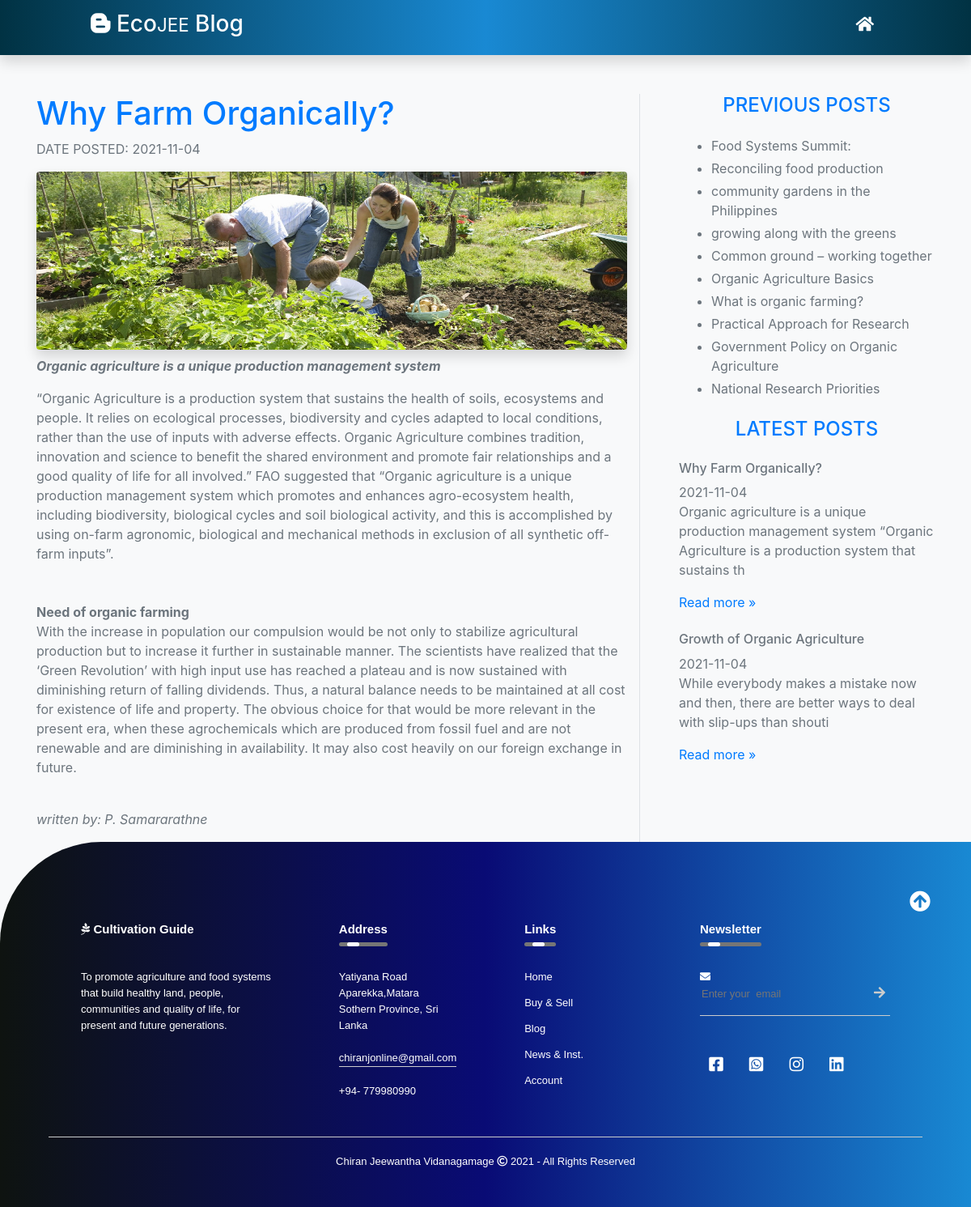
/blog/blog.php, run on the app's committed database.
### tables this page shows
CREATE TABLE `blog` (
  `blog_id` int(10) UNSIGNED NOT NULL,
  `blog_date` date NOT NULL,
  `blog_title` varchar(100) NOT NULL,
  `blog_short_title` varchar(40) NOT NULL,
  `blog_text` text NOT NULL,
  `created_on` date DEFAULT NULL,
  `created_by` smallint(6) DEFAULT NULL,
  `modified_on` date DEFAULT NULL,
  `modified_by` smallint(6) DEFAULT NULL,
  `deleted_on` date DEFAULT NULL,
  `deleted_by` smallint(6) DEFAULT NULL,
  `deleted` tinyint(4) NOT NULL DEFAULT 0,
  `blog_img` varchar(50) NOT NULL
);

### blog/blog.php (the view, shortened to what this page needs)
<!doctype html>
<html lang="en">
<head>
    <link rel="stylesheet" href="https://cdnjs.cloudflare.com/ajax/libs/font-awesome/5.8.2/css/all.css" />
    <link rel="stylesheet" href="https://stackpath.bootstrapcdn.com/bootstrap/4.3.1/css/bootstrap.min.css">
    <link rel="stylesheet" href="blogFooter.css">
</head>
<body class="bg-light">
<header id="header">
    <nav class="navbar navbar-expand-lg navbar-dark shadow" style="background:linear-gradient(to right, #013243, #1989d3,#013243)">
        <a href="blog.php" class="navbar-brand">
            <h3 class="px-5 ml-5">
                <i class="fab fa-blogger-b"></i> Eco<small>JEE</small> Blog
            </h3>
        </a>
        <div class="collapse navbar-collapse" id="navbarNavAltMarkup">
            <div class="navbar-nav mr-5">
                <a href="http://localhost/organic/account.php?Well" class="nav-item nav-link active mr-5">
                    <h5 class="cart"><i class="fas fa-home"></i></h5>
                </a>
            </div>
        </div>
    </nav>
</header>
<?php
	$connection = mysqli_connect('localhost', 'root', '', 'final_project');
	if ( isset($_GET['blog_id']) ) {
		$blog_id = mysqli_real_escape_string($connection, $_GET['blog_id']);
		$query   = "SELECT * FROM blog WHERE blog_id = {$blog_id} LIMIT 1";
	} else {
		$query   = "SELECT * FROM blog ORDER BY blog_id DESC LIMIT 1";
	}
	$result_set = mysqli_query($connection, $query);
	if ( $result_set ) {
		if ( mysqli_num_rows($result_set) == 1 ) {
			$blog_post = mysqli_fetch_assoc($result_set);
			$blog_title = stripslashes($blog_post['blog_title']);
			$blog_date = stripslashes($blog_post['blog_date']);
			$blog_text = stripslashes($blog_post['blog_text']);
            $blog_img = $blog_post['blog_img'];
		} else {
			header('Location: /organic/?error=blog-not-found');
		}
	} else {
		echo $query; die();
		header('Location: blog.php?error=database-query-failed');
	}
	$query  = "SELECT blog_id, blog_short_title FROM blog ORDER BY blog_id LIMIT 10";
	$result_set = mysqli_query($connection, $query);
	$blog_nav = '<ul>';
	if ( $result_set ) {
		if ( mysqli_num_rows($result_set) > 0 ) {
			while ( $result = mysqli_fetch_assoc($result_set) ) {
				$blog_nav .= '<li class="mt-1"><a class="text-secondary" href="/organic/blog/blog.php?blog_id=' . $result['blog_id'] . '">' . $result['blog_short_title'] . '</a></li>';
			}
		} else {
		}
	} else {
	}
	$blog_nav .= '</ul>';
?>
<div class="container">
    <div class="row mt-5">
        <div class="col-8">
            <h1 class="text-primary"><?php echo $blog_title; ?></h1>
            <p class=" text-secondary">DATE POSTED: <?php echo $blog_date; ?></p>
            <img style="height: 220px;" class="w-100 rounded float-center shadow mb-2" src="<?php echo $blog_img?>">
            <div class="text-secondary"><?php echo $blog_text; ?></div>
        </div>
        <div class="col-4 pl-5 border-left">
            <h4 class="text-center text-primary">PREVIOUS POSTS</h4>
            <div class="mt-4 text-secondary"><?php echo stripslashes($blog_nav); ?></div>
            <div class="mt-4">
            <h4 class="text-center text-primary mb-4">LATEST POSTS</h4>
            <?php
                $query = "SELECT * FROM blog ORDER BY blog_id DESC LIMIT 2";
                $result_set = mysqli_query($connection, $query);
                $latest_posts = '';
                if ( $result_set ) {
                    while ( $result = mysqli_fetch_assoc($result_set) ) {
                        $blog_id    = $result['blog_id'];
                        $blog_title = $result['blog_short_title'];
                        $blog_date  = $result['blog_date'];
                        $blog_text  = strip_tags(substr($result['blog_text'], 0, 150)) ;
                        $latest_posts .= '<div class="mb-4 text-secondary">';
                        $latest_posts .= '<h6>' . $blog_title . '</h6>';
                        $latest_posts .= '<div class="text-secondary">';
                        $latest_posts .= $blog_date;
                        $latest_posts .= '</div> ';
                        $latest_posts .= '<p>' . $blog_text . '</p>';
                        $latest_posts .= '<a href="/organic/blog/blog.php?blog_id=' . $blog_id . '" class="readmore">Read more &raquo;</a>';
                        $latest_posts .= '</div> ';
                    }
                }
                echo $latest_posts;
            ?>
            </div>
        </div>
    </div>
</div>
<section class="foot">
        <footer>
        <div class="move-up">
                <span><a href="#"><i style="color: white;" class="fas fa-arrow-circle-up fa-2x"></i></a></span>
            </div>
            <div class="rowf">
                <div class="colf">
                    <h3 class="logof"><i class="fab fa-pagelines" aria-hidden="true"></i><b> Cultivation Guide</b></h3>
                    <p class="pf">To promote agriculture and food systems that build healthy land, people, communities and quality of life, for present and future generations.</p>
                </div>
                <div class="colf">
                    <h3 class="h3f"><b>Address </b><div class="underlinef"><span class="spanf"></span></div></h3>
                    <div class="addressf">
                        <p class="pf">Yatiyana Road<br>
                        Aparekka,Matara<br>
                        Sothern Province, Sri Lanka</p>
                    </div>
                    <p class="email-idf">chiranjonline@gmail.com</p>
                    <p>+94- 779980990</p>
                </div>
                <div class="colf">
                    <h3 class="h3f"><b>Links </b><div class="underlinef"><span class="spanf"></span></div></h3>
                    <ul class="ulf">
                        <li class="lif"><a class="af" href="">Home</a></li>
                        <li class="lif"><a class="af" href="">Buy & Sell</a></li>
                        <li class="lif"><a class="af" href="">Blog</a></li>
                        <li class="lif"><a class="af" href="">News & Inst.</a></li>
                        <li class="lif"><a class="af" href="">Account</a></li>
                    </ul>
                </div>
                <div class="colf">
                    <h3 class="h3f"><b>Newsletter </b><div class="underlinef"><span class="spanf"></span></div></h3>
                    <i class="fa fa-envelope" aria-hidden="true"></i>
                    <form class="frmf">
                        <input type="email" placeholder="Enter your  email" required>
                        <Button type="submit"><i class="fas fa-arrow-right" aria-hidden="true"></i></Button>
                    </form>
                    <div class="social-iconsf">
                        <i class="fab fa-facebook-square"></i>
                        <i class="fab fa-whatsapp-square"></i>
                        <i class="fab fa-instagram"></i>
                        <i class="fab fa-linkedin"></i>
                    </div>
                </div>
            </div>
            <hr class="hrf">
            <p class="copyrightf">Chiran Jeewantha Vidanagamage <i class="far fa-copyright"></i> 2021 - All Rights Reserved</p>
        </footer>
    </section>
</body>
</html>

### blog/blogFooter.css (style rules this page uses)
footer { width: 100%; bottom: 0; background: linear-gradient(to right, #0e1310, #090b75, #1989d3); color: #fff; padding: 60px 0 30px; border-top-left-radius: 125px; font-size: 13px; line-height: 20px; font-family: 'poppins', sans-serif; }
.rowf { width: 85%; margin: auto; display: flex; flex-wrap: wrap; align-items: flex-start; justify-content: space-between; }
.colf { flex-basis: 25%; padding: 10px; }
.colf:nth-child(2), .colf:nth-child(3) { flex-basis: 15%; }
.logof { width: 80px; margin-bottom: 30px; }
.colf h3 { width: fit-content; margin-bottom: 40px; position: relative; }
.email-idf { width: fit-content; border-bottom: 1px solid #ccc; margin: 20px 0; }
.ulf { padding: 0 0 0 0; }
.ulf .lif { list-style: none; margin-bottom: 12px; }
.ulf .lif .af { text-decoration: none; color: #fff; }
.frmf { padding-bottom: 15px; display: flex; align-items: center; justify-content: space-between; border-bottom: 1px solid #ccc; margin-bottom: 50px; }
.frmf input { width: 100%; background: transparent; color: rgb(236, 234, 234); border: 0; outline: none; }
.frmf button { background: transparent; border: 0; outline: none; cursor: pointer; }
.frmf button .fas { font-size: 16px; color: #ccc; }
.social-iconsf .fab { width: 40px; height: 40px; font-size: 20px; cursor: pointer; text-align: center; margin-right: 6px; }
.hrf { width: 90%; border: 0; border-bottom: 1px solid #ccc; margin: 20px auto; }
.copyrightf { text-align: center; }
.underlinef { width: 100%; height: 5px; background: #767676; border-radius: 3px; position: absolute; top: 25px; left: 0; overflow: hidden; }
.underlinef .spanf { width: 15px; height: 100%; background: #fff; border-radius: 3px; position: absolute; top: 0; left: 10px; animation: moving 2s linear infinite; }
.logof, .h3f, .pf, .email-idf, .copyrightf { color: #fff; font-family: 'poppins', sans-serif; }
.h3f, .logof { font-size: 15px; }
.move-up { text-align: right; padding-right: 50px; }
html { scroll-behavior: smooth; }

### data on the page
blog: blog_title "Why Farm Organically?", blog_date "2021-11-04", blog_img (picture), blog_text "Organic agriculture is a unique production management system “Organic Agriculture is a production system that sustains the health of soils, ecosystems and people. It relies on ecological processes, biodiversity and cycles adapted to local conditions, rather than the use of inputs with adverse effects. Organic Agriculture combines tradition, innovation and science to benefit the shared environment and promote fair relationships and a good quality of life for all involved.” FAO suggested that “Organic agriculture is a unique production management system which promotes and enhances agro-ecosystem health, including biodiversity, biological cycles and soil biological activity, and this is…", blog_short_title "Why Farm Organically?", value "2021-11-04", blog_text "Organic agriculture is a unique production management system “Organic Agriculture is a production system that sustains th"
blog: blog_short_title "Food Systems Summit:"
blog: blog_short_title "Reconciling food production"
blog: blog_short_title "community gardens in the Philippines"
blog: blog_short_title "growing along with the greens"
blog: blog_short_title "Common ground – working together"
blog: blog_short_title "Organic Agriculture Basics"
blog: blog_short_title "What is organic farming?"
blog: blog_short_title "Practical Approach for Research"
blog: blog_short_title "Government Policy on Organic Agriculture"
blog: blog_short_title "National Research Priorities"
blog: blog_short_title "Growth of Organic Agriculture", value "2021-11-04", blog_text "While everybody makes a mistake now and then, there are better ways to deal with slip-ups than shouti"
